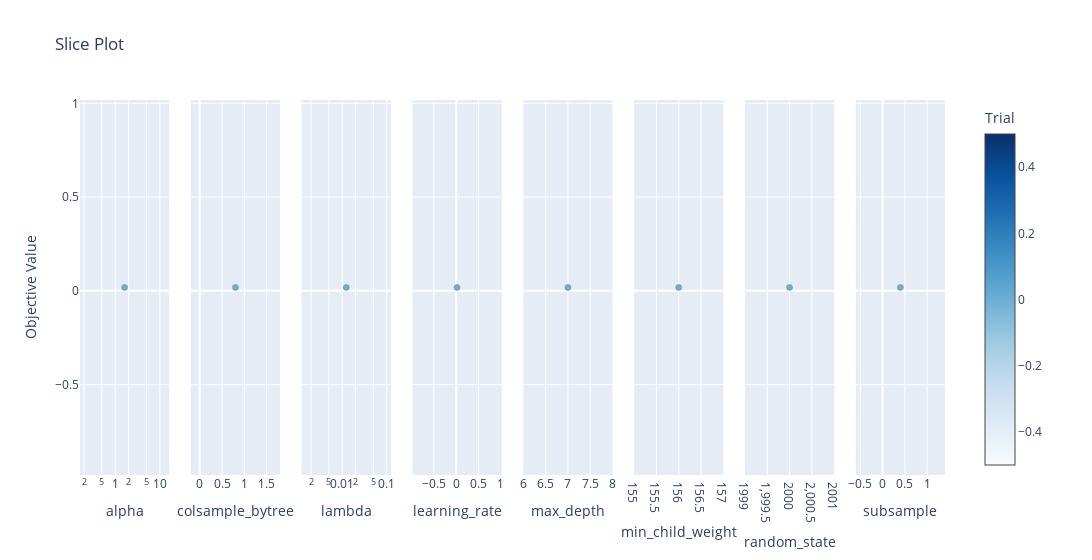

Notebook source saved alongside this figure:
### Code cell
optuna.visualization.plot_slice(find_param)

### Figure 1 — Plotly figure (JSON) as saved in the notebook; plotly's stock layout.template omitted (floating-point values rounded to 4 significant figures)
{"data": [{"marker": {"color": [0], "colorbar": {"title": {"text": "Trial"}, "x": 1, "xpad": 40}, "colorscale": [[0, "rgb(247,251,255)"], [0.125, "rgb(222,235,247)"], [0.25, "rgb(198,219,239)"], [0.375, "rgb(158,202,225)"], [0.5, "rgb(107,174,214)"], [0.625, "rgb(66,146,198)"], [0.75, "rgb(33,113,181)"], [0.875, "rgb(8,81,156)"], [1, "rgb(8,48,107)"]], "line": {"color": "Grey", "width": 0.5}, "showscale": true}, "mode": "markers", "showlegend": false, "type": "scatter", "x": [1.623], "xaxis": "x", "y": [0.01792], "yaxis": "y"}, {"marker": {"color": [0], "colorbar": {"title": {"text": "Trial"}, "x": 1, "xpad": 40}, "colorscale": [[0, "rgb(247,251,255)"], [0.125, "rgb(222,235,247)"], [0.25, "rgb(198,219,239)"], [0.375, "rgb(158,202,225)"], [0.5, "rgb(107,174,214)"], [0.625, "rgb(66,146,198)"], [0.75, "rgb(33,113,181)"], [0.875, "rgb(8,81,156)"], [1, "rgb(8,48,107)"]], "line": {"color": "Grey", "width": 0.5}, "showscale": false}, "mode": "markers", "showlegend": false, "type": "scatter", "x": [0.8], "xaxis": "x2", "y": [0.01792], "yaxis": "y2"}, {"marker": {"color": [0], "colorbar": {"title": {"text": "Trial"}, "x": 1, "xpad": 40}, "colorscale": [[0, "rgb(247,251,255)"], [0.125, "rgb(222,235,247)"], [0.25, "rgb(198,219,239)"], [0.375, "rgb(158,202,225)"], [0.5, "rgb(107,174,214)"], [0.625, "rgb(66,146,198)"], [0.75, "rgb(33,113,181)"], [0.875, "rgb(8,81,156)"], [1, "rgb(8,48,107)"]], "line": {"color": "Grey", "width": 0.5}, "showscale": false}, "mode": "markers", "showlegend": false, "type": "scatter", "x": [0.01234], "xaxis": "x3", "y": [0.01792], "yaxis": "y3"}, {"marker": {"color": [0], "colorbar": {"title": {"text": "Trial"}, "x": 1, "xpad": 40}, "colorscale": [[0, "rgb(247,251,255)"], [0.125, "rgb(222,235,247)"], [0.25, "rgb(198,219,239)"], [0.375, "rgb(158,202,225)"], [0.5, "rgb(107,174,214)"], [0.625, "rgb(66,146,198)"], [0.75, "rgb(33,113,181)"], [0.875, "rgb(8,81,156)"], [1, "rgb(8,48,107)"]], "line": {"color": "Grey", "width": 0.5}, "showscale": false}, "mode": "markers", "showlegend": false, "type": "scatter", "x": [0.02], "xaxis": "x4", "y": [0.01792], "yaxis": "y4"}, {"marker": {"color": [0], "colorbar": {"title": {"text": "Trial"}, "x": 1, "xpad": 40}, "colorscale": [[0, "rgb(247,251,255)"], [0.125, "rgb(222,235,247)"], [0.25, "rgb(198,219,239)"], [0.375, "rgb(158,202,225)"], [0.5, "rgb(107,174,214)"], [0.625, "rgb(66,146,198)"], [0.75, "rgb(33,113,181)"], [0.875, "rgb(8,81,156)"], [1, "rgb(8,48,107)"]], "line": {"color": "Grey", "width": 0.5}, "showscale": false}, "mode": "markers", "showlegend": false, "type": "scatter", "x": [7], "xaxis": "x5", "y": [0.01792], "yaxis": "y5"}, {"marker": {"color": [0], "colorbar": {"title": {"text": "Trial"}, "x": 1, "xpad": 40}, "colorscale": [[0, "rgb(247,251,255)"], [0.125, "rgb(222,235,247)"], [0.25, "rgb(198,219,239)"], [0.375, "rgb(158,202,225)"], [0.5, "rgb(107,174,214)"], [0.625, "rgb(66,146,198)"], [0.75, "rgb(33,113,181)"], [0.875, "rgb(8,81,156)"], [1, "rgb(8,48,107)"]], "line": {"color": "Grey", "width": 0.5}, "showscale": false}, "mode": "markers", "showlegend": false, "type": "scatter", "x": [156], "xaxis": "x6", "y": [0.01792], "yaxis": "y6"}, {"marker": {"color": [0], "colorbar": {"title": {"text": "Trial"}, "x": 1, "xpad": 40}, "colorscale": [[0, "rgb(247,251,255)"], [0.125, "rgb(222,235,247)"], [0.25, "rgb(198,219,239)"], [0.375, "rgb(158,202,225)"], [0.5, "rgb(107,174,214)"], [0.625, "rgb(66,146,198)"], [0.75, "rgb(33,113,181)"], [0.875, "rgb(8,81,156)"], [1, "rgb(8,48,107)"]], "line": {"color": "Grey", "width": 0.5}, "showscale": false}, "mode": "markers", "showlegend": false, "type": "scatter", "x": [2000], "xaxis": "x7", "y": [0.01792], "yaxis": "y7"}, {"marker": {"color": [0], "colorbar": {"title": {"text": "Trial"}, "x": 1, "xpad": 40}, "colorscale": [[0, "rgb(247,251,255)"], [0.125, "rgb(222,235,247)"], [0.25, "rgb(198,219,239)"], [0.375, "rgb(158,202,225)"], [0.5, "rgb(107,174,214)"], [0.625, "rgb(66,146,198)"], [0.75, "rgb(33,113,181)"], [0.875, "rgb(8,81,156)"], [1, "rgb(8,48,107)"]], "line": {"color": "Grey", "width": 0.5}, "showscale": false}, "mode": "markers", "showlegend": false, "type": "scatter", "x": [0.4], "xaxis": "x8", "y": [0.01792], "yaxis": "y8"}], "layout": {"title": {"text": "Slice Plot"}, "width": 2400, "xaxis": {"anchor": "y", "domain": [0, 0.1031], "title": {"text": "alpha"}, "type": "log"}, "xaxis2": {"anchor": "y2", "domain": [0.1281, 0.2312], "title": {"text": "colsample_bytree"}}, "xaxis3": {"anchor": "y3", "domain": [0.2562, 0.3594], "title": {"text": "lambda"}, "type": "log"}, "xaxis4": {"anchor": "y4", "domain": [0.3844, 0.4875], "title": {"text": "learning_rate"}}, "xaxis5": {"anchor": "y5", "domain": [0.5125, 0.6156], "title": {"text": "max_depth"}}, "xaxis6": {"anchor": "y6", "domain": [0.6406, 0.7438], "title": {"text": "min_child_weight"}}, "xaxis7": {"anchor": "y7", "domain": [0.7688, 0.8719], "title": {"text": "random_state"}}, "xaxis8": {"anchor": "y8", "domain": [0.8969, 1], "title": {"text": "subsample"}}, "yaxis": {"anchor": "x", "domain": [0, 1], "title": {"text": "Objective Value"}}, "yaxis2": {"anchor": "x2", "domain": [0, 1], "matches": "y", "showticklabels": false}, "yaxis3": {"anchor": "x3", "domain": [0, 1], "matches": "y", "showticklabels": false}, "yaxis4": {"anchor": "x4", "domain": [0, 1], "matches": "y", "showticklabels": false}, "yaxis5": {"anchor": "x5", "domain": [0, 1], "matches": "y", "showticklabels": false}, "yaxis6": {"anchor": "x6", "domain": [0, 1], "matches": "y", "showticklabels": false}, "yaxis7": {"anchor": "x7", "domain": [0, 1], "matches": "y", "showticklabels": false}, "yaxis8": {"anchor": "x8", "domain": [0, 1], "matches": "y", "showticklabels": false}}}
